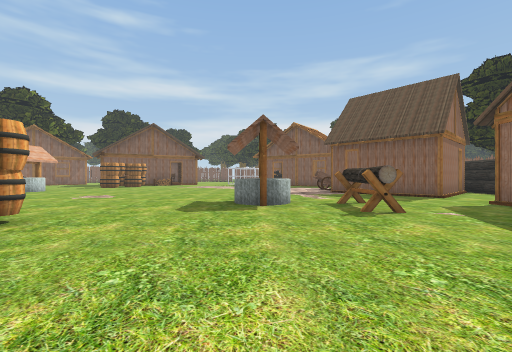
view 1 (above)

24 first-person views from a walk through a Unity game level. The camera is 1.3 m above the floor, looks level and sees 90° across. The floor is counted in squares, 2 m on a side. Each view is taken from the middle of a square. On the plan, view 1 faces up. The plan holds only what a view shows up to about 9 squares ahead; the rest is blank. The place goes on beyond the plan. Some animated figures are not drawn.

view 2
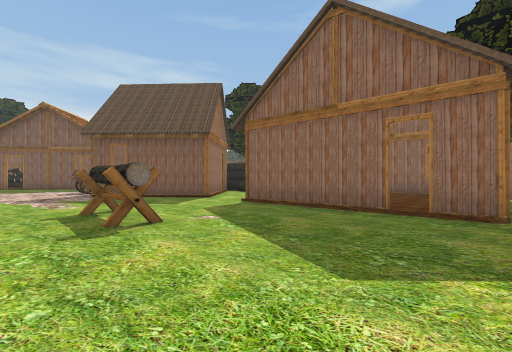

view 3
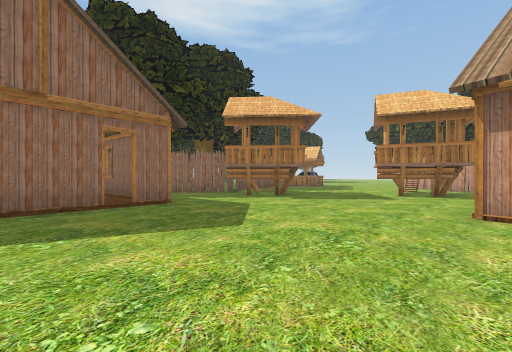

view 4
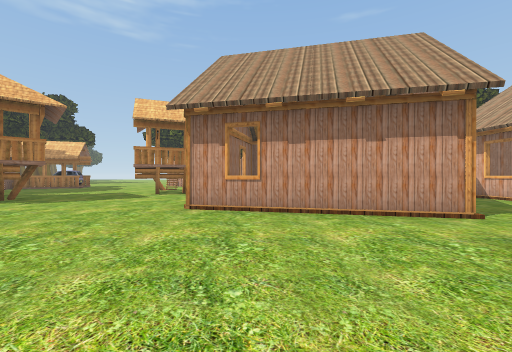

view 5
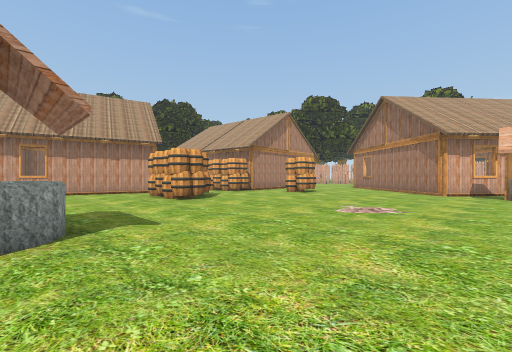

view 6
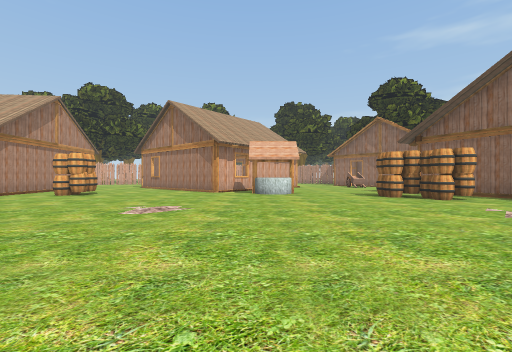

view 7
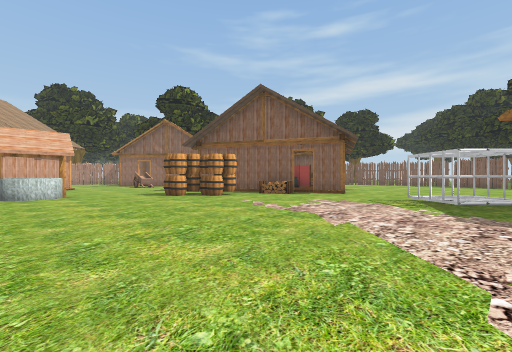

view 8
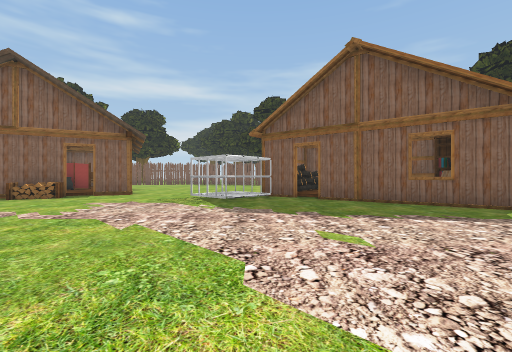

view 9
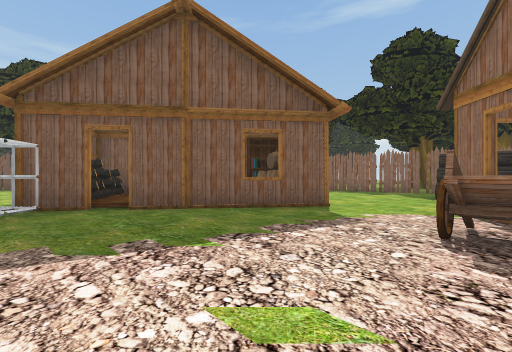

view 10
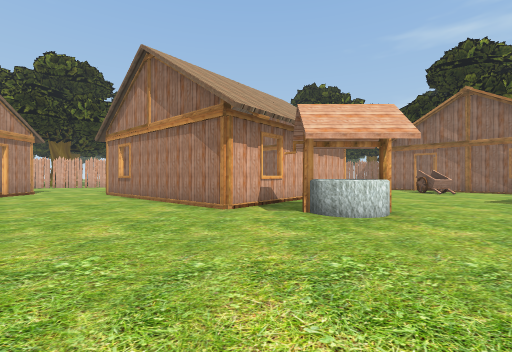

view 11
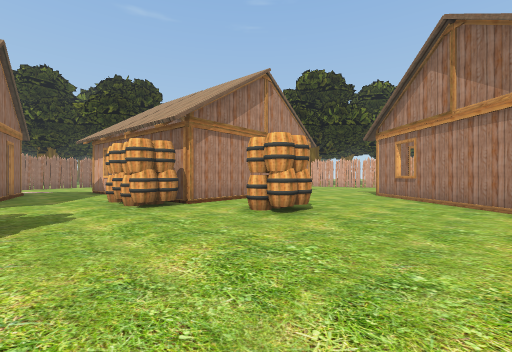

view 12
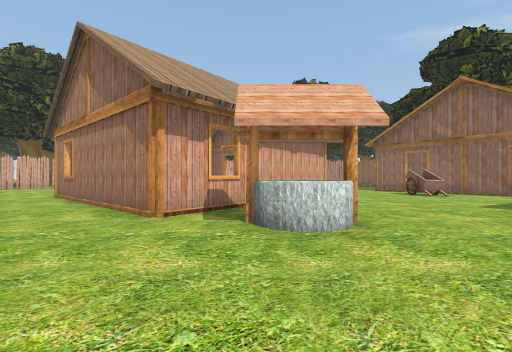

view 13
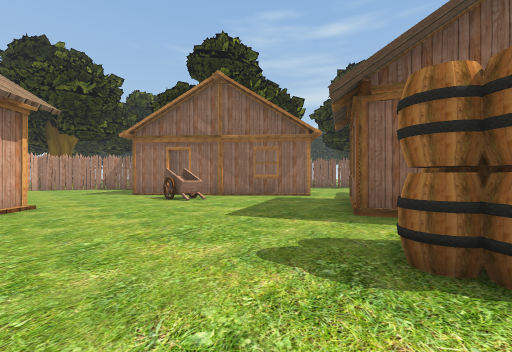

view 14
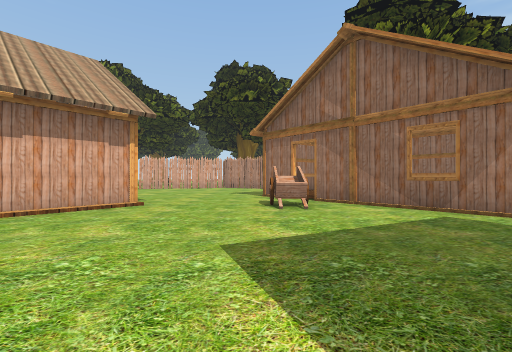

view 15
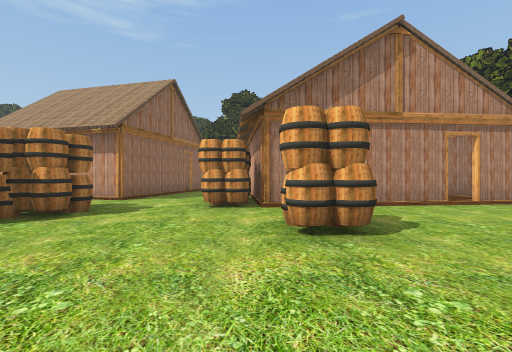

view 16
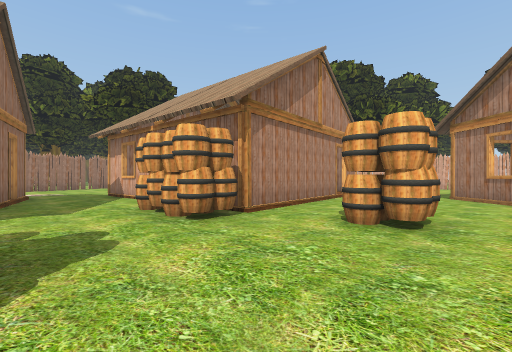

view 17
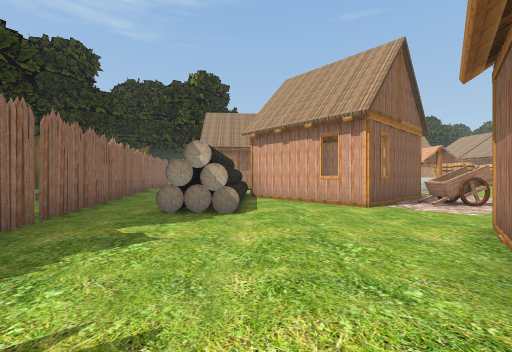

view 18
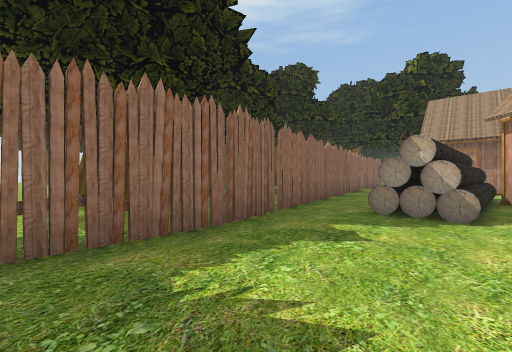

view 19
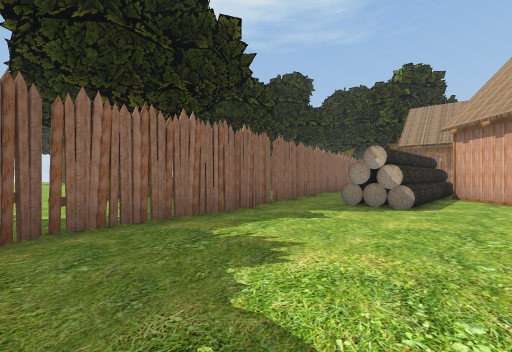

view 20
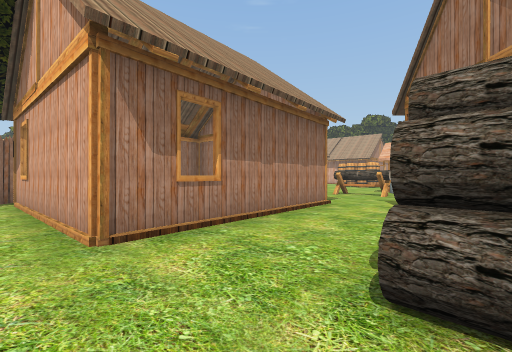

view 21
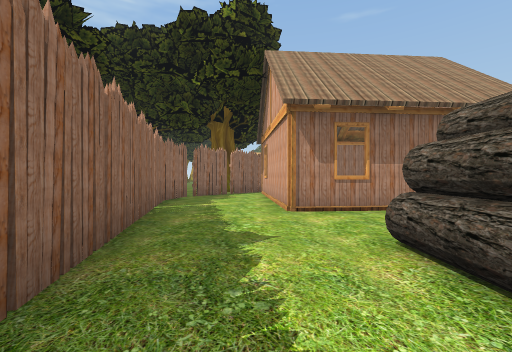

view 22
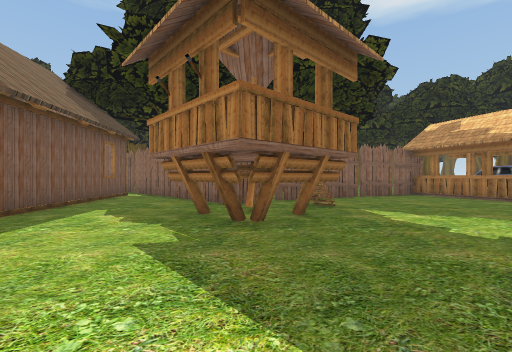

view 23
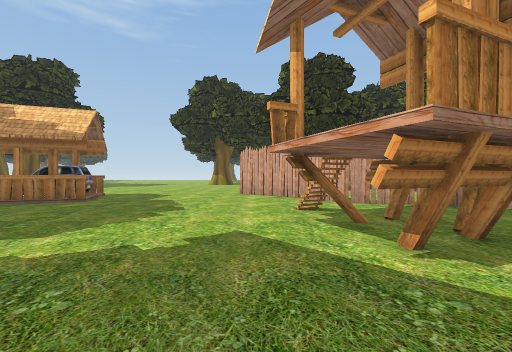

view 24
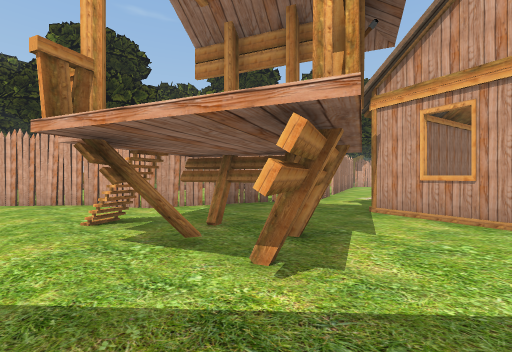

### Floor plan
Key: @ floor where view 1 was taken; # wall or solid block; . floor; / step, stairs or slope; H house; W well; B barrel; A wagon; F fence; T tree; O other object.
Columns run from 18 left of view 1 to 12 right of it. Each row starts with its distance up from view 1.
 19     HH.#      ...  OO    ...F..
 18    HH..#    #....O#O#   O....F.
 17   HH....  #O....OO .#  BB....F.
 16  H.AA......B.........##B#....F.
 15 .H........BB...........#.....F.
 14 ..........B..................F.
 13 ...........................#.FF
 12 ...HH................AAHH..#..F
 11 ..HHHH  WW............H  H.#..F
 10  HH   HHW............HH   ##..F
  9  H     HH.............HH H.#..F
  8        HH..............HH.....F
  7       HH..........W............
  6       H...........WWO...HHHHH..
  5    H H..............O...H   H..
  4    HH....B....B.........H   HH.
  3    ..........BB.........H    H.
  2    ........B.BB.........H    HF
  1     HHHHHHOB............HHHHHF
  0     H      B..HHH.@.........F T
 -1     H     H..HH HHH........FF T
 -2           H..H    H.....##FF
 -3           H..H    H.....##F
 -4           H..H    H.....## F
 -5         HHH..HHHHH..##.....FF
 -6                 .H..##......F
 -7               ......##......F
 -8               OOOOF../...... F
 -9                 ..FFF......##F
-10                    .F......OOO
-11                      F...../##
-12                       F.....

Positions as (right, up) in squares from view 1, and headings:
1: (0, 0), facing up
2: (1, 1), facing up-right
3: (0, 4), facing down-right
4: (-1, 4), facing down
5: (0, 10), facing down-left
6: (0, 10), facing left
7: (0, 10), facing up-left
8: (0, 10), facing up
9: (0, 12), facing up-right
10: (-5, 9), facing left
11: (-5, 7), facing down-left
12: (-6, 10), facing left
13: (-8, 12), facing up-left
14: (-9, 15), facing left
15: (-8, 7), facing down
16: (-5, 5), facing down-left
17: (8, 18), facing down
18: (8, 18), facing down-right
19: (7, 19), facing down-right
20: (11, 9), facing down-left
21: (11, 11), facing down
22: (2, -3), facing right
23: (4, -3), facing down
24: (4, -4), facing down-left
